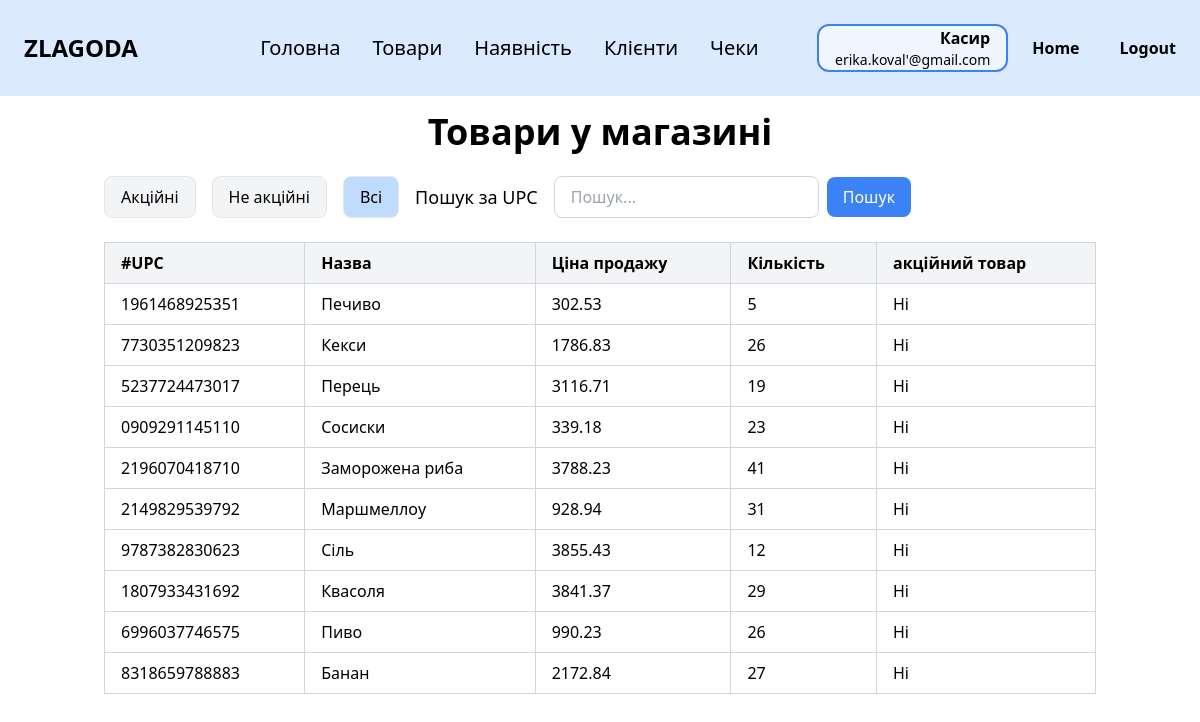
The page /stock (signed in) on the database as committed earlier.
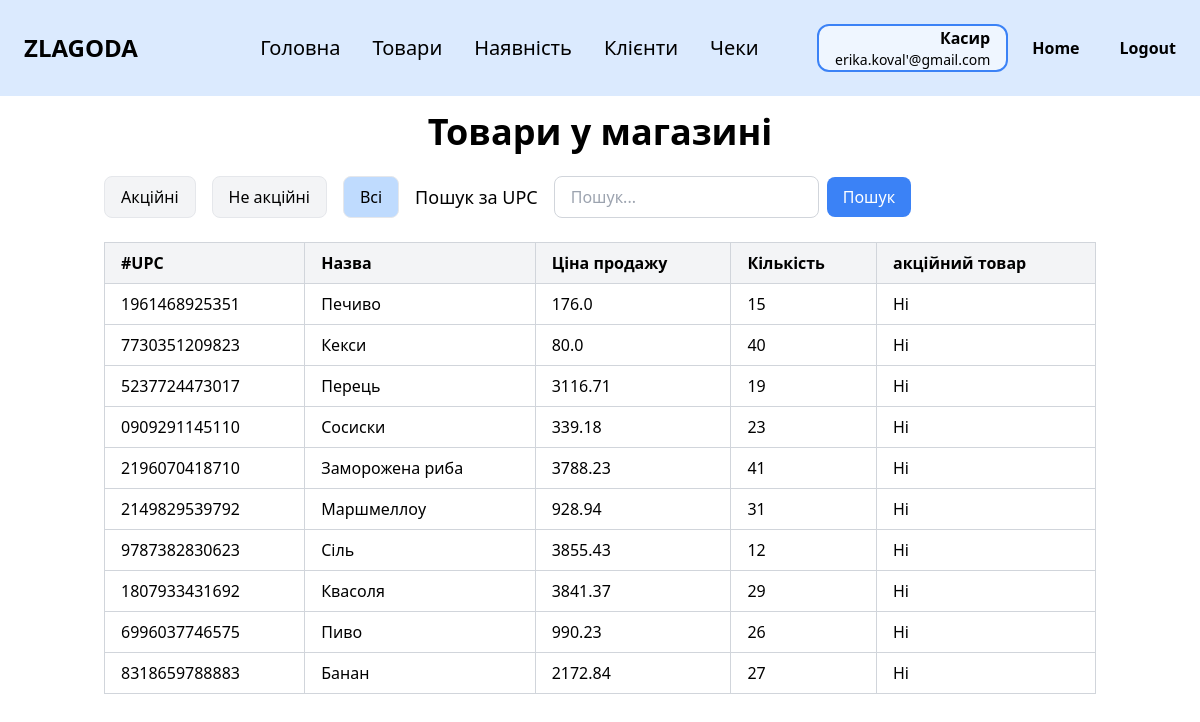
The same page on the database as committed later.
### zlg_website/models.py (models this page shows, shortened)
class StoreProduct(db.Model):
    __tablename__ = 'store_product'
    upc = db.Column(db.String(12), primary_key=True)
    price = db.Column(db.Float)
    quantity = db.Column(db.Integer)
    expiration_date = db.Column(db.Date)  # НОВЕ: дата придатності
    is_promotional = db.Column(db.Boolean, default=False)  # Додано поле для акційного статусу
    promo_price = db.Column(db.Float)
    product_id = db.Column(db.Integer, db.ForeignKey('product.id'))
    product = db.relationship('Product', backref='store_items')
    @property
    def calculate_promotional(self):
        """Визначає, чи є товар акційним: якщо термін збігає і кількість велика."""
        soon_expiring = self.expiration_date and self.expiration_date <= datetime.now().date() + timedelta(days=7)
        high_quantity = self.quantity > 30
        return soon_expiring and high_quantity
    @property
    def calculate_promo_price(self):
        """Ціна акційного товару зі знижкою 20%"""
        return round(self.price * 0.8, 2) if self.is_promotional else self.price

class Product(db.Model):
    __tablename__ = 'product'
    id = db.Column(db.Integer, primary_key=True)
    name = db.Column(db.String(100))
    manufacturer = db.Column(db.String(100))
    specifications = db.Column(db.Text)
    category_number = db.Column(db.Integer, db.ForeignKey('category.category_number'))
    category = db.relationship('Category', backref='products')

### zlg_website/views/storeproducts.py (the view)
@views.route('/stock')
@login_required
def storeproducts():
    category_number = request.args.get('category')
    sort = request.args.get('sort')
    order = request.args.get('order', 'asc')
    promo_filter = request.args.get('promo')
    search = request.args.get('search')
    quantity_filter = request.args.get('quantity')
    query = StoreProduct.query.join(Product)
    if category_number:
        try:
            category_number = int(category_number)  # Перетворення на int
            query = query.filter(Product.category_number == category_number)
        except ValueError:
            pass
    if promo_filter == 'yes':
        query = query.filter(StoreProduct.is_promotional.is_(True))
    elif promo_filter == 'no':
        query = query.filter(StoreProduct.is_promotional.is_(False))
    if quantity_filter:
        try:
            quantity_filter = int(quantity_filter)
            query = query.filter(StoreProduct.quantity >= quantity_filter)  # Товари з кількістю більше або рівною
        except ValueError:
            pass
    if sort == 'name':
        query = query.order_by(
            Product.name.desc() if order == 'desc' else Product.name.asc()
        )
    elif sort == 'quantity':
        query = query.order_by(
            StoreProduct.quantity.desc() if order == 'desc' else StoreProduct.quantity.asc()
        )
    elif sort == 'id':
        query = query.order_by(Product.id.asc())
    else:
        query = query.order_by(Product.id.asc())  # За замовчуванням — за id
    if search:
        query = query.filter(StoreProduct.upc.ilike(f"{search}%"))
    products = query.all()
    categories = Category.query.all()
    return render_template("storeproducts.html", user=current_user, products=products, categories=categories, sort=sort, order=order, category_number=category_number, current_promo_filter=promo_filter, quantity_filter=quantity_filter)

### zlg_website/__init__.py (called while the page is built)
def create_app():
    app = Flask(__name__)
    app.config['SECRET_KEY'] = 'zlagoda'
    app.config['SQLALCHEMY_DATABASE_URI'] = f'sqlite:///{os.path.join(app.instance_path, DB_NAME)}'
    db.init_app(app)
    from .views import views
    from .auth import auth
    app.register_blueprint(views, url_prefix='/')
    app.register_blueprint(auth, url_prefix='/')
    from .models import Employee
    with app.app_context():
        if database_is_empty():
            create_database(app)
    login_manager = LoginManager()
    login_manager.login_view = 'auth.login'
    login_manager.init_app(app)
    @login_manager.user_loader
    def load_user(id):
        return Employee.query.get(int(id))
    return app

### zlg_website/templates/storeproducts.html (shortened to what the changed rows need)
{% extends "base.html" %}
{% block content %}
<div class="py-4">
    <h1 class="text-4xl font-bold mb-6 text-center">Товари у магазині</h1>
    <div class="overflow-x-auto">
        <table class="min-w-full border-collapse border border-gray-300">
            <thead>
            <tr class="bg-gray-100">
                <th class="border border-gray-300 px-4 py-2 text-left">#UPC</th>
                <th class="border border-gray-300 px-4 py-2 text-left">
                    <a href="{{ url_for('views.storeproducts',
                        sort='name',
                        order='desc' if request.args.get('sort') == 'name' and request.args.get('order') == 'asc' else 'asc',
                        search=request.args.get('search'),
                        category=request.args.get('category')) }}"
                       class="hover:underline">
                        Назва
                    </a>
                </th>
                <th class="border border-gray-300 px-4 py-2 text-left">Ціна продажу</th>
                <th class="border border-gray-300 px-4 py-2 text-left">
                    <a href="{{ url_for('views.storeproducts',
                        sort='quantity',
                        order='desc' if request.args.get('sort') == 'quantity' and request.args.get('order') == 'asc' else 'asc',
                        search=request.args.get('search'),
                        category=request.args.get('category'),
                        promo=request.args.get('promo')) }}"
                       class="hover:underline">
                        Кількість
                    </a>
                </th>
                <th class="border border-gray-300 px-4 py-2 text-left">акційний товар</th>
            </tr>
            </thead>
            <tbody>
            {% if products %}
            {% for product in products %}
            <tr>
                <td class="border border-gray-300 px-4 py-2">{{ product.upc }}</td>
                <td class="border border-gray-300 px-4 py-2">{{ product.product.name }}</td>
                <td class="border border-gray-300 px-4 py-2">
    {{ product.promo_price if product.is_promotional and product.promo_price else product.price }}
</td>
                <td class="border border-gray-300 px-4 py-2">{{ product.quantity }}</td>
                <td class="border border-gray-300 px-4 py-2">{{ 'Так' if product.is_promotional else 'Ні' }}</td>
            </tr>
            {% endfor %}
            {% else %}
            <tr>
                <td colspan="{{ 6 if user.position == 'Менеджер' else 5 }}" class="text-center py-4">Немає товарів для
                    відображення
                </td>
            </tr>
            {% endif %}
            </tbody>
        </table>
    </div>
</div>
{% endblock %}

Rows that differ between the two databases and show on the page:
changed StoreProduct "Печиво": is_promotional+price "302.53" → "176.0"; quantity "5" → "15"
changed StoreProduct "Кекси": is_promotional+price "1786.83" → "80.0"; quantity "26" → "40"
